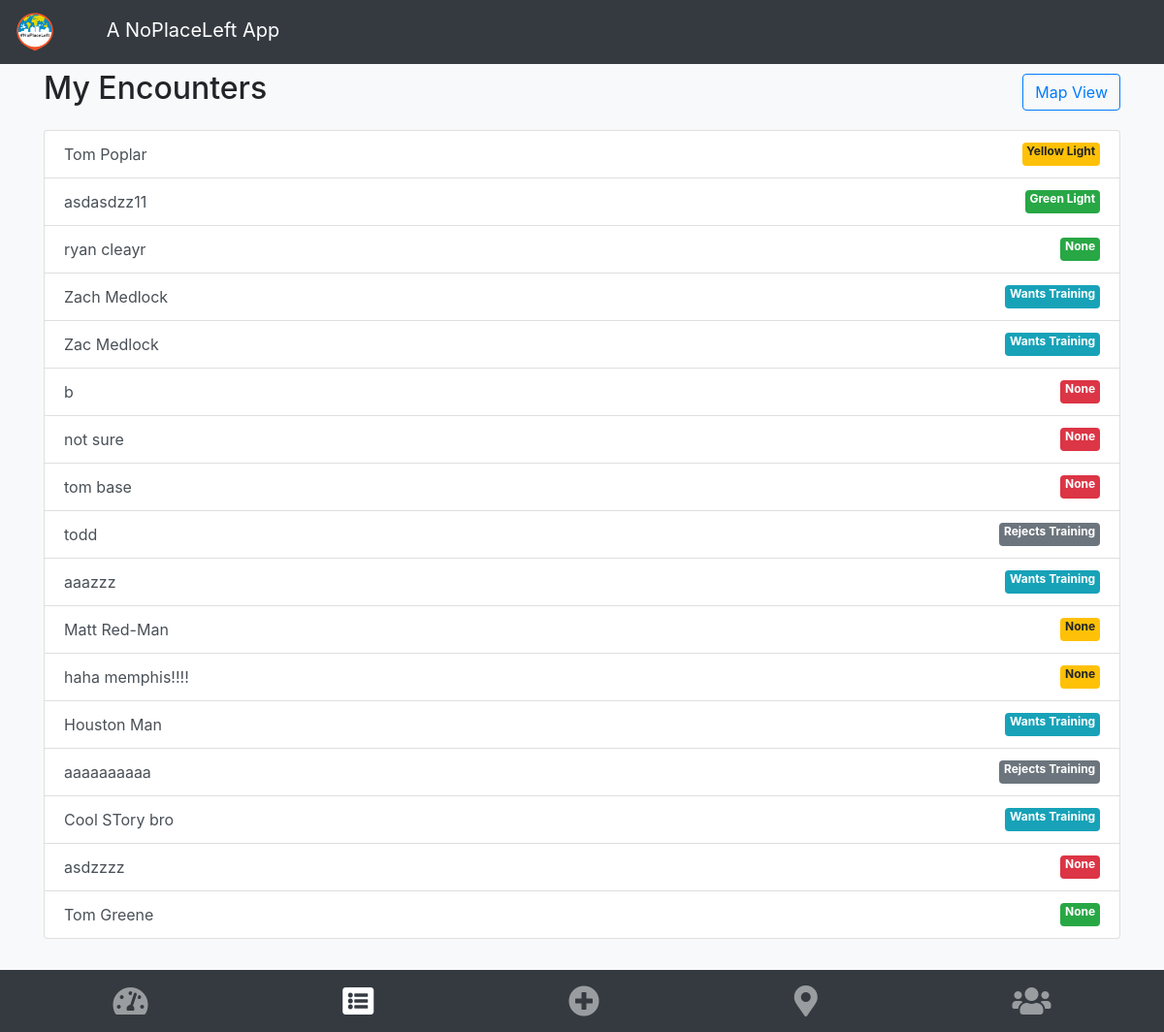
/npl/my_encounters/list/ (signed in), run on an earlier commit of the app's database.
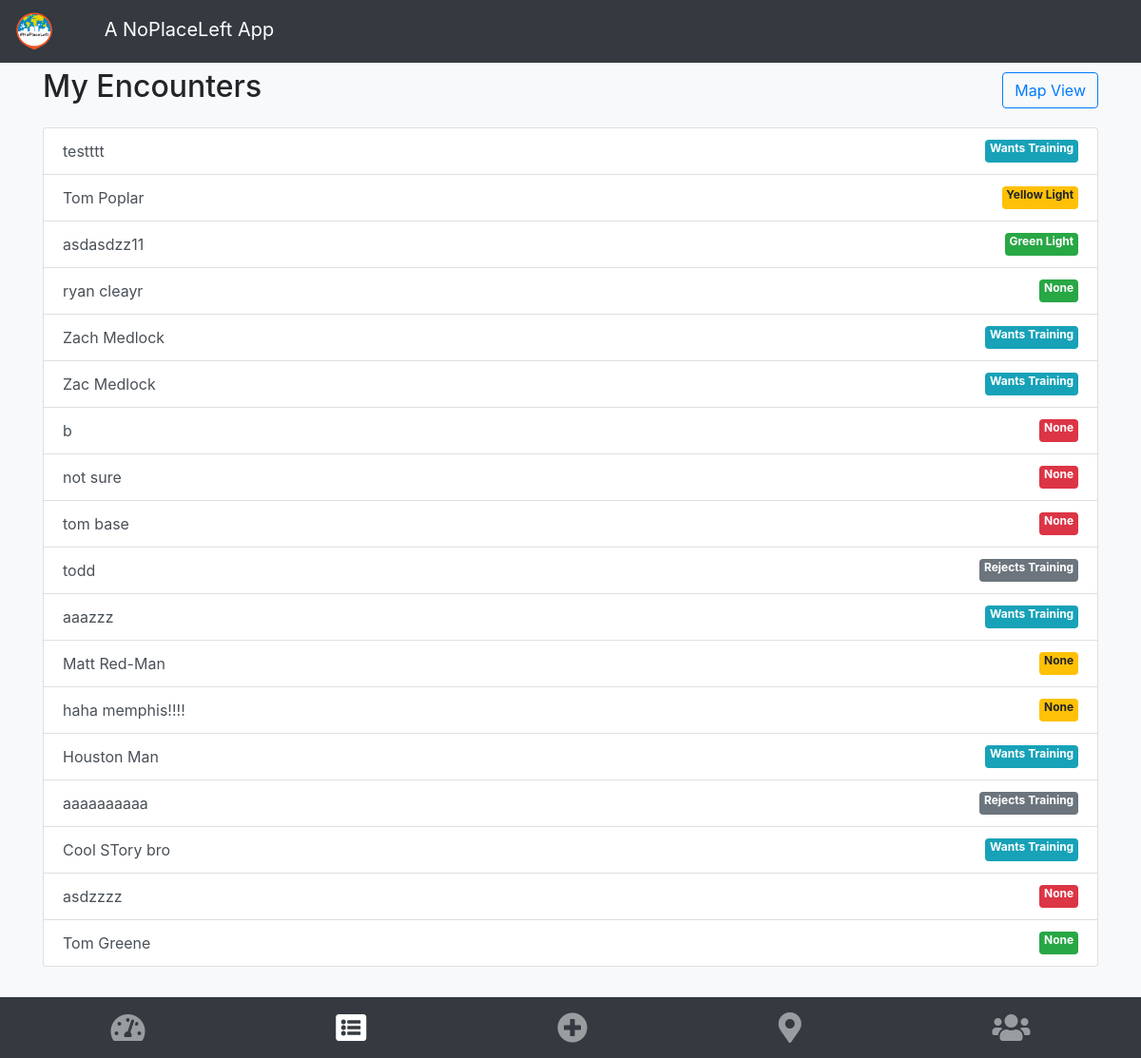
And on a later commit of the database.
### npl/models.py (models this page shows)
class Encounter(models.Model):
    laborer = models.ForeignKey(Laborer, on_delete=models.CASCADE)
    name = models.CharField(max_length=40)
    action_prayer = models.BooleanField(default=False)
    action_testimony = models.BooleanField(default=False)
    action_gospel = models.BooleanField(default=False)
    phone_number = models.IntegerField(blank=True, null=True)
    response = models.CharField(max_length=2, choices=MINISTRY_RESPONSES)
    response_description = models.CharField(max_length=40, null=True)
    notes = models.TextField(blank=True)
    date_time = models.DateTimeField(blank=True)
    is_oikos = models.BooleanField(default=False)
    street_address_number = models.CharField(max_length=10, blank=True, null=True)
    street_address_name = models.CharField(max_length=50, blank=True, null=True)
    apt_or_unit = models.CharField(max_length=15, blank=True, null=True)
    city = models.CharField(max_length=50, blank=True, null=True)
    state = models.CharField(max_length=20, blank=True, null=True)
    zip = models.IntegerField(blank=True, null=True)
    lat = models.FloatField(blank=True, null=True)
    lng = models.FloatField(blank=True, null=True)
    full_address = models.CharField(max_length=300, blank=True, null=True)

### npl/views.py (the view)
# urls.py: path('my_encounters/list/', views.EncounterIndexList.as_view(), name='my_encounters'),
class EncounterIndexList(generic.ListView):
    template_name = 'npl/encounters.html'
    context_object_name = 'encounters_list'
    def get_queryset(self):
        my_encounters = get_my_encounters(self.request)
        return my_encounters.order_by('-date_time')

### npl/views.py (called while the page is built)
def get_laborer_id(request):
    user_id = request.user.id
    return Laborer.objects.get(user__id=user_id).id

def get_my_encounters(request):
    my_laborer_id = get_laborer_id(request)
    return Encounter.objects.filter(laborer_id=my_laborer_id)

### npl/templates/npl/encounters.html (shortened to what this page needs)
{% extends "base.html" %}
{% block content %}
{% if encounters_list %}
<div class="d-flex justify-content-between align-items-center">
    <h2>My Encounters</h2>
<a class="btn btn-outline-primary" href="{% url 'npl:my_encounters_map' %}">Map View</a>
</div>
      <div class="list-group mt-3">
           {% for encounter in encounters_list %}
            <a class="list-group-item list-group-item-action d-flex justify-content-between"
               href="{% url 'npl:detail_encounter' encounter.id %}">
                {{encounter.name}}
            {% if encounter.response == 'RL' %}
            <span class="badge badge-danger"> {{ encounter.response_description }}</span>
            {% endif %}
            {% if encounter.response == 'YL' %}
            <span class="badge badge-warning"> {{ encounter.response_description }}</span>
            {% endif %}
            {% if encounter.response == 'GL' %}
            <span class="badge badge-success"> {{ encounter.response_description }}</span>
            {% endif %}
            {% if encounter.response == 'WT' %}
            <span class="badge badge-info"> Wants Training</span>
            {% endif %}
            {% if encounter.response == 'RT' %}
            <span class="badge badge-secondary"> Rejects Training</span>
            {% endif %}
            </a>
          {% endfor %}
      </div>
{% else %}
<p>You haven't had any encounters yet!</p>
{% endif %}
<br />
{% endblock %}

What changed in the data, as far as the page shows it:
added Encounter: name "testttt", response "Wants Training"
